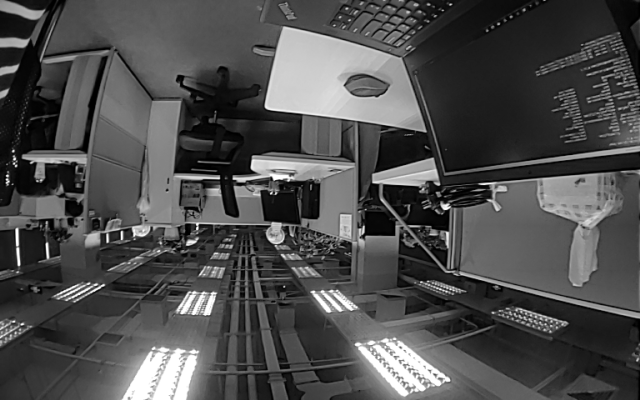
//> input picture testORB/2823552185837.png, 640 x 400 px
$ ./main   (built with g++ and OpenCV 4)
//> lines starting //> are read from the running program, lines starting //| are printed output that depends on the picture; after the words box and inside, x2 and y2 are one past the last pixel; in counts of white or black regions, pixels touching at a corner belong together
#include "opencv2/opencv.hpp"
#include <opencv2/xfeatures2d.hpp>
#include <iostream>
#include <fstream>
#include <ctime>
#include <eigen3/Eigen/Dense>
#include "undistorter.h"
using namespace std;
using namespace cv;
using namespace cv::xfeatures2d;
int surf();
int orb();
Mat Undistort(Mat imageD, Mat K, Mat D);
void initUndistortMap(cv::Mat &map1, cv::Mat &map2, double fScale, double Kalibr[8], int imageWidth, int imageHeight);
void test();
void liftProjective(Point2f src, Point2f &dst, Mat K, Mat D);
void clb();

// [8 lines left out: function main, not called in this run]
int estimatWithRansacBase(
    const std::vector<cv::KeyPoint> &keyPoint1,
    const std::vector<cv::KeyPoint> &keyPoint2,
    const std::vector<cv::DMatch> &matchePoints,
    std::vector<cv::DMatch> &goodMatchePoints,
    cv::Mat_<double> &H,
    double inlier_thresh = 25);

// [60 lines left out: functions test, clb, not called in this run]

int surf()
{
    Mat image_object = imread("2823552185837.png", IMREAD_GRAYSCALE);
//> image_object is the input picture: 400 rows x 640 cols, CV_8UC1; min 0, max 255, mean 77.1
    Mat image_scene = imread("2823585508025.png", IMREAD_GRAYSCALE);
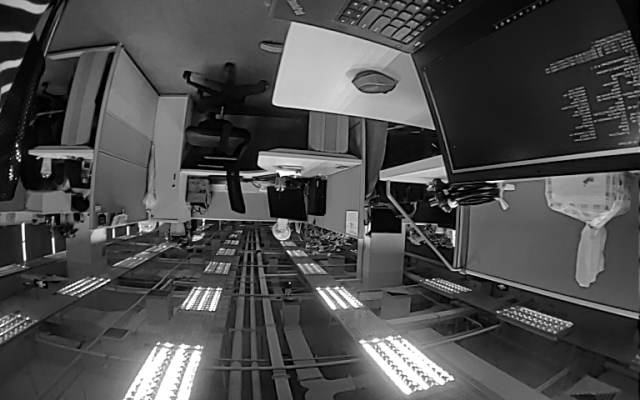
//> input picture testORB/2823585508025.png, 640 x 400 px
//> image_scene is the input picture: 400 rows x 640 cols, CV_8UC1; min 0, max 255, mean 76.6
//> after the loop in Undistort, `for (int i = 0; i < COL; i++)`:
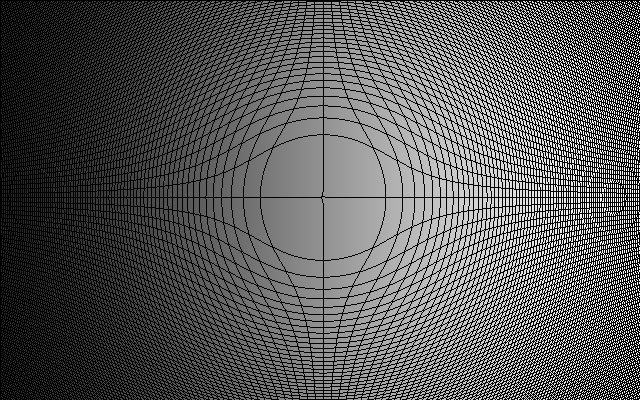
//> map1: 400 rows x 640 cols, CV_32FC1; min 0, max 563, mean 192.7; drawn with min black and max white
//> after the loop in Undistort, `for (int i = 0; i < COL; i++)`:
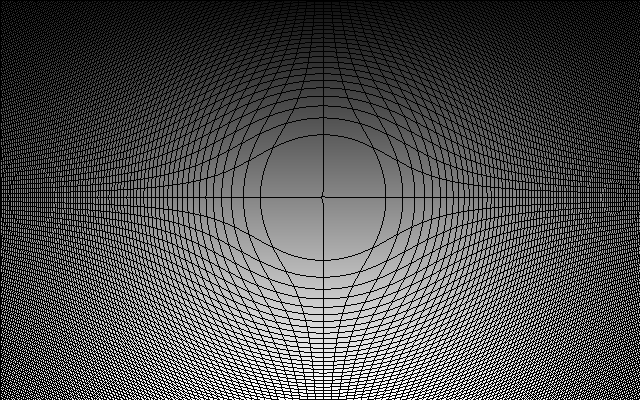
//> map2: 400 rows x 640 cols, CV_32FC1; min 0, max 373, mean 119.3; drawn with min black and max white

    //判断图像是否加载成功
    if (image_object.empty() || image_scene.empty())
    {
        cout << "图像加载失败";
        return -1;
    }
    else
        cout << "图像加载成功..." << endl
             << endl;
    //    k2: -0.01847757657533866
    //    k3: 0.0575172937703169
    //    k4: -0.06496298696673658
    //    k5: 0.02593645307703224
    //    mu: 290.03672785595984
    //    mv: 289.70361075706387
    //    u0: 323.1621621450474
    //    v0: 197.5696586534049
    Mat camera = (Mat_<double>(3, 3) << 290.03672785595984, 0, 323.1621621450474, 0, 289.70361075706387, 197.5696586534049, 0, 0, 1);
    Mat dist = (Mat_<double>(1, 4) << -0.01847757657533866, 0.0575172937703169, -0.06496298696673658, 0.02593645307703224);

    //   Camera model: pinhole
    //   Focal length: [291.19607705698485, 290.93041771031943]
    //   Principal point: [322.3420020588464, 195.87797636693793]
    //   Distortion model: equidistant
    //   Distortion coefficients: [0.006695702265625288, -0.03159047755071519, 0.05796030866063177, -0.0170372498385688]
    // Mat camera=(Mat_<double>(3,3)<<291.19607705698485,0,322.3420020588464,0,290.93041771031943,195.87797636693793,0,0,1);
    // Mat dist=(Mat_<double>(1,4)<<0.006695702265625288, -0.03159047755071519, 0.05796030866063177, -0.0170372498385688);
    Mat tp, ftp_obj,ftp_scen;
    ftp_obj = Undistort(image_object, camera, dist);
    ftp_scen = Undistort(image_scene, camera, dist);
    // [9 lines of commented-out code are left out]
    circle(image_object, Point(image_object.cols / 2, image_object.rows / 2), 50, Scalar(0), -1);
//> image_object: 400 rows x 640 cols, CV_8UC1; 3.04% of pixels changed, all inside (x1, y1, x2, y2) = (270, 150, 371, 251)
    circle(image_scene, Point(image_object.cols / 2, image_object.rows / 2), 50, Scalar(0), -1);
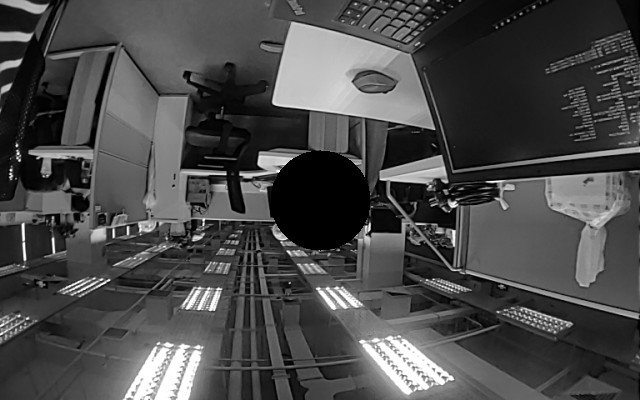
//> image_scene: 400 rows x 640 cols, CV_8UC1; 3.05% of pixels changed, all inside (x1, y1, x2, y2) = (270, 150, 371, 251)
    //检测特征点
    const int minHessian = 700;

    Ptr<SIFT> detector = SIFT::create();
    Ptr<GFTTDetector> gftt = GFTTDetector::create(200, 0.1, 30);
    vector<KeyPoint> keypoints_object, keypoints_scene;
    detector->detect(image_object, keypoints_object);
//> keypoints_object = 1591 keypoints; strongest (x, y, size): (445, 207, 4.5), (197, 228, 1.8), (19, 264, 2.5), (47, 245, 2.3)
    detector->detect(image_scene, keypoints_scene);
//> keypoints_scene = 1567 keypoints; strongest (x, y, size): (453, 204, 4.8), (278, 171, 2), (109, 280, 1.8), (53, 240, 2.3)
    // [8 lines of commented-out code are left out]
    clock_t time1 = clock();
    //计算特征点描述子
    Ptr<SIFT> extractor = SIFT::create();
    Mat descriptors_object, descriptors_scene;
    extractor->compute(image_object, keypoints_object, descriptors_object);
    extractor->compute(image_scene, keypoints_scene, descriptors_scene);

    //使用FLANN进行特征点匹配
    FlannBasedMatcher matcher;
    vector<DMatch> matches;
    matcher.match(descriptors_object, descriptors_scene, matches);
//> matches = 1591 matches

    //计算匹配点之间最大和最小距离
    double max_dist = 0;
    double min_dist = 100;
    for (int i = 0; i < descriptors_object.rows; i++)
    {
        double dist = matches[i].distance;
        if (dist < min_dist)
        {
            min_dist = dist;
        }
        else if (dist > max_dist)
        {
            max_dist = dist;
        }
    }
//> this loop made 1591 passes
//> (dist, min_dist) on passes 7, 16, 35, 36, 37, 176, 402, 675: (76.65, 76.65), (57.72, 57.72), (51.31, 51.31), (43.86, 43.86), (41.93, 41.93), (33.27, 33.27), (29.39, 29.39), (24.23, 24.23)
//> after the loop, min_dist = 23.11; max_dist = 432
    printf("Max dist: %f \n", max_dist);
//| Max dist: 432.016205
    printf("Min dist: %f \n", min_dist);
//| Min dist: 23.108440
//> in estimatWithRansacBase, `size_t corspNum = matchePoints.size();`: corspNum = 1591
//> in estimatWithRansacBase, `tempIndex.resize((corspNum / 100 + 1) * 100);`: tempIndex = 1600 values from 0 to 0
//> the loop in estimatWithRansacBase, `while (loopCount < maxLoopCount)` made 54 passes
//> (tempNum, e, e_thresh, N, maxLoopCount) on pass 13: (848, 0.533, 0.532, 54.73, 54)
//> after the loop in estimatWithRansacBase, `while (loopCount < maxLoopCount)`: pt1 = 4 Points (x, y): [170.7, 294.1], [401.8, 227.7], [198.3, 83.65], [205.1, 118.8]; pt2 = 4 Points (x, y): [175.7, 289.5], [527.5, 314.7], [206.1, 79.83], [211.9, 115]; htemp = [[0.659, -0.0443, 68.05], [-0.258, 0.961, 61.46], [0, 0, 1]]; loopCount = 54; tempNum = 66; tempIndex = 1600 values, max 1572 at index 849, min 0 at index 850, mean 428.3
//> in estimatWithRansacBase, `pt1.resize(goodMatchePoints.size());`: pt1 = 850 Points (x, y), first 12: [170.7, 294.1], [401.8, 227.7], [198.3, 83.65], [205.1, 118.8], [0, 0], [0, 0], [0, 0], [0, 0], [0, 0], [0, 0], [0, 0], [0, 0]
//> in estimatWithRansacBase, `pt2.resize(goodMatchePoints.size());`: pt2 = 850 Points (x, y), first 12: [175.7, 289.5], [527.5, 314.7], [206.1, 79.83], [211.9, 115], [0, 0], [0, 0], [0, 0], [0, 0], [0, 0], [0, 0], [0, 0], [0, 0]
//> after the loop in estimatWithRansacBase, `for (int i = 0; i < goodMatchePoints.size(); i++)`: pt1 = 850 Points (x, y), first 12: [2.53, 338.8], [7.13, 202.2], [7.49, 181.4], [7.57, 335.8], [7.63, 95.04], [8.12, 327.1], [9.07, 275.4], [9.69, 342.9], [10.09, 178.1], [12.4, 332.6], [12.95, 68.74], [14.1, 266.2]; pt2 = 850 Points (x, y), first 12: [7.8, 332.9], [10.57, 196.2], [10.92, 175.8], [12.77, 329.9], [11.45, 88.53], [13.43, 321.6], [13.1, 270.8], [14.52, 337.1], [13.58, 172.7], [12.77, 329.9], [16.69, 62.87], [20.6, 260.8]

    //绘制“好”的匹配点
    vector<DMatch> bgood_matches, good_matches;
    Mat_<double> H;
    cout << "aaaaaa" << estimatWithRansacBase(keypoints_object, keypoints_scene, matches, good_matches, H);
//| aaaaaa0
//> good_matches = 850 matches; H = [[0.997, 0.0126, -8.11], [-0.00849, 0.997, 6.49], [0, 0, 1]]

    clock_t time2 = clock();
    cout << "\ttime=" << double(time2 - time1) / CLOCKS_PER_SEC << endl;
    // [7 lines of commented-out code are left out]
    Mat image_matches;
    drawMatches(image_object, keypoints_object, image_scene, keypoints_scene, good_matches, image_matches,
                Scalar::all(-1), Scalar::all(-1), vector<char>(), DrawMatchesFlags::NOT_DRAW_SINGLE_POINTS);

    //定位“好”的匹配点
    vector<Point2f> obj;
    vector<Point2f> scene;
    Mat merg(image_object.rows*2,image_object.cols*2,CV_8UC1,Scalar(0));
    merg(Rect(0,0,image_object.cols,image_object.rows))+=ftp_scen;
    merg(Rect(image_object.cols,image_object.rows,image_object.cols,image_object.rows))+=ftp_obj;
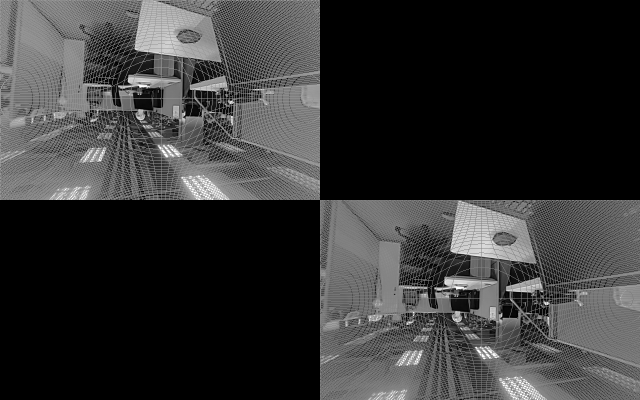
//> merg: 800 rows x 1280 cols, CV_8UC1 (shown at 1/2 size); min 0, max 255, mean 52.9
    for (int i = 0; i < good_matches.size(); i++)
    {
        //DMathch类型中queryIdx是指match中第一个数组的索引,keyPoint类型中pt指的是当前点坐标
        Point2f dst1,dst2;
        liftProjective(keypoints_scene[good_matches[i].trainIdx].pt,dst1,camera, dist);
        scene.push_back(dst1);
        liftProjective(keypoints_object[good_matches[i].queryIdx].pt,dst2,camera, dist);
        obj.push_back(dst2);
        Rect rect(0,0,image_object.cols,image_object.rows);
        // [10 lines of commented-out code are left out]
    }
//> this loop made 850 passes
//> (dst1, dst2) on passes 2 to 4: (Point(-214.6, 195.3), Point(-229.7, 205.6)), (Point(-215, 160.1), Point(-229.1, 169.3)), (Point(-284.1, 456.4), Point(-319.7, 479.1))
    vector<uchar> status;
    Mat F = cv::findFundamentalMat(scene, obj, cv::FM_RANSAC, 3.0, 0.999, status);

    H = findHomography(scene, obj, CV_RANSAC,1, status,1000, 0.999);

        vector<cv::Mat> r, t, n;
        cv::decomposeHomographyMat(H,camera,r,t,n);
        for (size_t i = 0; i < r.size(); i++)
        {cout<<r[i]<<"\t"<<t[i]<<endl;
        }
//> this loop made 4 passes
//| [0.9997156033121746, 0.009959645672164372, -0.02166836293446229;
//|  -0.00972403147335316, 0.9998927429404867, 0.01095197821652422;
//|  0.02177511667201531, -0.01073815966704393, 0.9997052246641932]	[0.00564764709896267;
//|  -0.003420370665163805;
//> (the first 4 of 20 printed lines)

    vector<Point2f> obj_corners(4), scene_corners(4), oobj;
    obj_corners[0] = cvPoint(0, 0);
    obj_corners[1] = cvPoint(image_object.cols, 0);
    obj_corners[2] = cvPoint(image_object.cols, image_object.rows);
    obj_corners[3] = cvPoint(0, image_object.rows);

    perspectiveTransform(obj_corners, scene_corners, H);
    perspectiveTransform(scene, oobj, H);
    Point2f sum(0,0);
    for (size_t i = 0; i < status.size(); i++)
    {
        if (status[i] == 1)
        {
            sum+=Point2f(abs(obj[i].x-oobj[i].x),abs(obj[i].y-oobj[i].y));
            cout << obj[i] << "\t" << oobj[i] << endl;
        }
    }
//> this loop made 850 passes
//| [-207.282, 282.454]	[-207.517, 282.09]
//| [-163.953, 130.978]	[-164.645, 130.611]
//| [-163.953, 130.978]	[-164.645, 130.611]
//| [-162.757, 122.961]	[-163.369, 122.605]
//| [-154.001, 200.826]	[-154.851, 200.439]
//> (output is shown up to pass 30 of 850)
cout<<"============"<<sum.x/status.size()<<"\t"<<sum.y/status.size()<<"\t"<<status.size()<<endl;
//| ============0.238099	0.153572	850
    // //绘制角点之间的直线
    // line(image_matches, scene_corners[0] + Point2f(image_object.cols, 0),
    //      scene_corners[1] + Point2f(image_object.cols, 0), Scalar(0, 0, 255), 2);
    // line(image_matches, scene_corners[1] + Point2f(image_object.cols, 0),
    //      scene_corners[2] + Point2f(image_object.cols, 0), Scalar(0, 0, 255), 2);
    // line(image_matches, scene_corners[2] + Point2f(image_object.cols, 0),
    //      scene_corners[3] + Point2f(image_object.cols, 0), Scalar(0, 0, 255), 2);
    // line(image_matches, scene_corners[3] + Point2f(image_object.cols, 0),
    //      scene_corners[0] + Point2f(image_object.cols, 0), Scalar(0, 0, 255), 2);
    //绘制角点之间的直线
    line(image_matches, scene_corners[0],
         scene_corners[1], Scalar(0, 0, 255), 2);
    line(image_matches, scene_corners[1],
         scene_corners[2], Scalar(0, 0, 255), 2);
    line(image_matches, scene_corners[2],
         scene_corners[3], Scalar(0, 0, 255), 2);
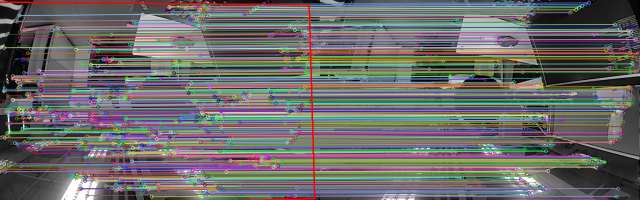
//> image_matches: 400 rows x 1280 cols, CV_8UC3 (shown at 1/2 size); mean B, G, R 105.5, 106.3, 107.7
    line(image_matches, scene_corners[3],
         scene_corners[0], Scalar(0, 0, 255), 2);
    Mat wp;
    warpPerspective(ftp_scen, wp, H, image_object.size());
    imwrite("scen.png",wp);
    // warpPerspective(ftp_obj, wp, H, image_object.size());
    imwrite("obj.png",ftp_obj);

    //输出图像
    namedWindow("匹配图像", WINDOW_NORMAL);
    imshow("匹配图像", image_matches);
    namedWindow("匹配图像1", WINDOW_NORMAL);
    imshow("匹配图像1", (wp + ftp_obj) / 2);
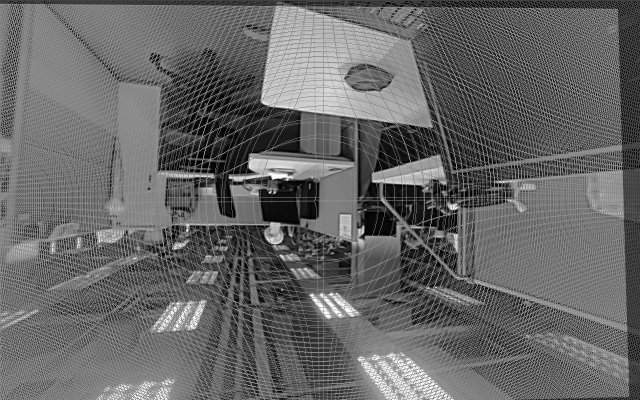
//> window '匹配图像1': 400 rows x 640 cols, CV_8UC1; min 0, max 255, mean 103.1
    waitKey(0);
}

// [136 lines left out: function orb, not called in this run]

int ComputeAffine(
    const std::vector<cv::Point_<double> > &pt1,
    const std::vector<cv::Point_<double> > &pt2,
    cv::Mat_<double> &H)
{
    if (pt1.size() != pt2.size() || pt1.size() < 4)
    {
        return -1;
    }

    cv::Mat_<double> A = cv::Mat_<double>(pt1.size() * 2, 6);
    cv::Mat_<double> B = cv::Mat_<double>(pt1.size() * 2, 1);
    cv::Mat_<double> C = cv::Mat_<double>(6, 1);
    double *p1 = A.ptr<double>(0);
    double *p2 = B.ptr<double>(0);

    for (int i = 0; i < pt1.size(); i++)
    {
        *(p1++) = pt2[i].x;
        *(p1++) = pt2[i].y;
        *(p1++) = 1.0F;
        *(p1++) = 0.0F;
        *(p1++) = 0.0F;
        *(p1++) = 0.0F;
        *(p1++) = 0.0F;
        *(p1++) = 0.0F;
        *(p1++) = 0.0F;
        *(p1++) = pt2[i].x;
        *(p1++) = pt2[i].y;
        *(p1++) = 1.0F;
        *(p2++) = pt1[i].x;
        *(p2++) = pt1[i].y;
    }

    cv::Mat At = A.t();
    C = (At * A).inv() * At * B;

    H = cv::Mat_<double>(3, 3);
    p1 = C.ptr<double>(0);
    p2 = H.ptr<double>(0);
    for (int i = 0; i < 2; i++)
    {
        for (int j = 0; j < 3; j++)
        {
            *(p2++) = *(p1++);
        }
    }

    H[2][0] = 0.0F;
    H[2][1] = 0.0F;
    H[2][2] = 1.0F;

    return 0;
}

int estimatWithRansacBase(
    const std::vector<cv::KeyPoint> &keyPoint1,
    const std::vector<cv::KeyPoint> &keyPoint2,
    const std::vector<cv::DMatch> &matchePoints,
    std::vector<cv::DMatch> &goodMatchePoints,
    cv::Mat_<double> &H,
    double inlier_thresh)
{
    std::vector<int> tempIndex;
    size_t tempNum;
    int maxLoopCount = 1500;
    int loopCount = 0;
    cv::Mat_<double> htemp;
    std::vector<cv::Point_<double> > pt1(4);
    std::vector<cv::Point_<double> > pt2(4);

    size_t corspNum = matchePoints.size();

    if (corspNum <= 4)
        return -1;

    tempIndex.resize((corspNum / 100 + 1) * 100);
    goodMatchePoints.clear();

    while (loopCount < maxLoopCount)
    {
        int sample[4];
        for (int i = 0; i < 4; i++)
        {
            static int s = 0;
            int j;

            if (s++ == 0)
                srand(0);

            int pos = (int)((double)corspNum * rand() / (RAND_MAX + 1.0F));
            for (j = 0; j < i; j++)
            {
                if (pos == sample[j])
                    break;
            }
            if (j < i)
            {
                i--;
                continue;
            }
            else
            {
                sample[i] = pos;
            }
            pt1[i].x = keyPoint1[matchePoints[pos].queryIdx].pt.x;
            pt1[i].y = keyPoint1[matchePoints[pos].queryIdx].pt.y;
            pt2[i].x = keyPoint2[matchePoints[pos].trainIdx].pt.x;
            pt2[i].y = keyPoint2[matchePoints[pos].trainIdx].pt.y;
        }

        //if ((!IsGoodSample(pt1)) || (!IsGoodSample(pt2))) { loopCount++; continue; }

        if (ComputeAffine(pt1, pt2, htemp) < 0)
        {
            loopCount++;
            continue;
        }
        double *htempptr = htemp.ptr<double>(0);
        tempNum = 0;
        for (size_t i = 0; i < corspNum; i++)
        {
            if (i == 18)
                i = i;
            double xx2, yy2, ww2, err;
            xx2 = htempptr[0] * keyPoint2[matchePoints[i].trainIdx].pt.x + htempptr[1] * keyPoint2[matchePoints[i].trainIdx].pt.y + htempptr[2];
            yy2 = htempptr[3] * keyPoint2[matchePoints[i].trainIdx].pt.x + htempptr[4] * keyPoint2[matchePoints[i].trainIdx].pt.y + htempptr[5];
            ww2 = htempptr[6] * keyPoint2[matchePoints[i].trainIdx].pt.x + htempptr[7] * keyPoint2[matchePoints[i].trainIdx].pt.y + htempptr[8];
            xx2 /= ww2;
            yy2 /= ww2;
            err = (xx2 - keyPoint1[matchePoints[i].queryIdx].pt.x) * (xx2 - keyPoint1[matchePoints[i].queryIdx].pt.x) +
                  (yy2 - keyPoint1[matchePoints[i].queryIdx].pt.y) * (yy2 - keyPoint1[matchePoints[i].queryIdx].pt.y);
            if (err < inlier_thresh)
            {
                tempIndex[tempNum] = i;
                tempNum++;
            }
            else
            {
                err = err;
            }
        }

        if (tempNum > goodMatchePoints.size())
        {
            H = htemp.clone();

            goodMatchePoints.resize(tempNum);
            for (size_t i = 0; i < tempNum; i++)
            {
                goodMatchePoints[i] = matchePoints[tempIndex[i]];
            }

            static const double p = log(1.0F - 0.99F);
            double e = static_cast<double>(tempNum) / static_cast<double>(corspNum);
            double e_thresh = pow((1 - pow(10, -2.0F / maxLoopCount)), 0.25);
            if (e > e_thresh)
            {
                double N = (p / log(1 - e * e * e * e));
                maxLoopCount = static_cast<int>(N);
            }
        }
        loopCount++;
    }

    pt1.resize(goodMatchePoints.size());
    pt2.resize(goodMatchePoints.size());
    for (int i = 0; i < goodMatchePoints.size(); i++)
    {
        pt1[i].x = keyPoint1[goodMatchePoints[i].queryIdx].pt.x;
        pt1[i].y = keyPoint1[goodMatchePoints[i].queryIdx].pt.y;
        pt2[i].x = keyPoint2[goodMatchePoints[i].trainIdx].pt.x;
        pt2[i].y = keyPoint2[goodMatchePoints[i].trainIdx].pt.y;
    }
    if (ComputeAffine(pt1, pt2, H) < 0)
    {
        return -2;
    }

    return 0;
}

void liftProjective(const Eigen::Vector2d &p, Eigen::Vector3d &P, double Kalibr[8])
{
    double mu = Kalibr[0], mv = Kalibr[1], u0 = Kalibr[2], v0 = Kalibr[3], k2 = Kalibr[4], k3 = Kalibr[5], k4 = Kalibr[6], k5 = Kalibr[7];

    double m_inv_K11, m_inv_K22, m_inv_K13, m_inv_K23;
    m_inv_K11 = 1.0 / mu;
    m_inv_K13 = -u0 / mu;
    m_inv_K22 = 1.0 / mv;
    m_inv_K23 = -v0 / mv;
    // Lift points to normalised plane
    Eigen::Vector2d p_u;
    p_u << m_inv_K11 * p(0) + m_inv_K13,
        m_inv_K22 * p(1) + m_inv_K23;

    // Obtain a projective ray
    double theta, phi;

    int interation_num = 30;

    double p_u_norm = p_u.norm();
    if (p_u_norm < 1e-10)
    {
        phi = 0.0;
    }
    else
    {
        phi = atan2(p_u(1), p_u(0));
    }
    theta = p_u_norm;

    //iteration to get final theta
    double theta_d = p_u_norm;
    if (theta_d > 1e-8)
    {
        double theta_old = theta_d;
        for (int j = 0; j < interation_num; j++)
        {
            //double  theta2 = theta*theta, theta4 = theta2*theta2, theta6 = theta4*theta2, theta8 = theta6*theta2;
            //theta = theta_d / (1 + mParameters.k2() * theta2 + mParameters.k3() * theta4 + mParameters.k4() * theta6 + mParameters.k5() * theta8);

            double theta2 = theta * theta, theta3 = theta2 * theta, theta5 = theta3 * theta2, theta7 = theta5 * theta2, theta9 = theta7 * theta2;
            theta = theta_d - (k2 * theta3 + k3 * theta5 + k4 * theta7 + k5 * theta9);

            if (std::fabs(theta_old - theta) < 1e-10)
                break;

            theta_old = theta;
            //std::cout<<theta<<" ";
        }
        //std::cout<<"\n";
    }

    P(0) = sin(theta) * cos(phi);
    P(1) = sin(theta) * sin(phi);
    P(2) = cos(theta);
}
void liftProjective(Point2f src, Point2f &dst, Mat K, Mat D)
{
    double Kalibr[8];
    Kalibr[0] = K.at<double>(0, 0);
    Kalibr[1] = K.at<double>(1, 1);
    Kalibr[2] = K.at<double>(0, 2);
    Kalibr[3] = K.at<double>(1, 2);
    Kalibr[4] = D.at<double>(0);
    Kalibr[5] = D.at<double>(1);
    Kalibr[6] = D.at<double>(2);
    Kalibr[7] = D.at<double>(3);
    Eigen::Vector2d a(src.x, src.y);
    Eigen::Vector3d b;
    liftProjective(a, b, Kalibr);
    dst.x = b.x() / b.z() * Kalibr[0] + Kalibr[2];
    dst.y = b.y() / b.z() * Kalibr[1] + Kalibr[3];
}
Mat Undistort(Mat imageD, Mat K, Mat D)
{
    int ROW = imageD.rows;
    int COL = imageD.cols;
    int FOCAL_LENGTH = 290;
    double Kalibr[8];
    Kalibr[0] = K.at<double>(0, 0);
    Kalibr[1] = K.at<double>(1, 1);
    Kalibr[2] = K.at<double>(0, 2);
    Kalibr[3] = K.at<double>(1, 2);
    Kalibr[4] = D.at<double>(0);
    Kalibr[5] = D.at<double>(1);
    Kalibr[6] = D.at<double>(2);
    Kalibr[7] = D.at<double>(3);
    cv::Mat undistortedImg; //(ROW + 600, COL + 600, CV_8UC1, cv::Scalar(0));
    Mat map1(ROW, COL, CV_32FC1), map2(ROW, COL, CV_32FC1);
    // [6 lines of commented-out code are left out]

    vector<Eigen::Vector2d> distortedp, undistortedp;
        for (int i = 0; i < COL; i++)
    {
        for (int j = 0; j < ROW; j++)
        {
            Point2f dst;
            liftProjective(Point2f(i,j), dst, K,D);
            int x =dst.x;
            int y = dst.y;
            if (x > 0 && y > 0 && x < COL && y < ROW)
            {
                map1.at<float>(y, x) = i;
                map2.at<float>(y, x) = j;
            }
        }
    }
    // [36 lines of commented-out code are left out]
    remap(imageD, undistortedImg, map1, map2, INTER_LINEAR );

    cv::imshow("name", undistortedImg);
    imwrite("aa.png", undistortedImg);
    return undistortedImg;
}

// [160 lines left out: functions backprojectSymmetric, r, initUndistortMap, not called in this run]

// added to run one function of the file
int main() { surf(); }
